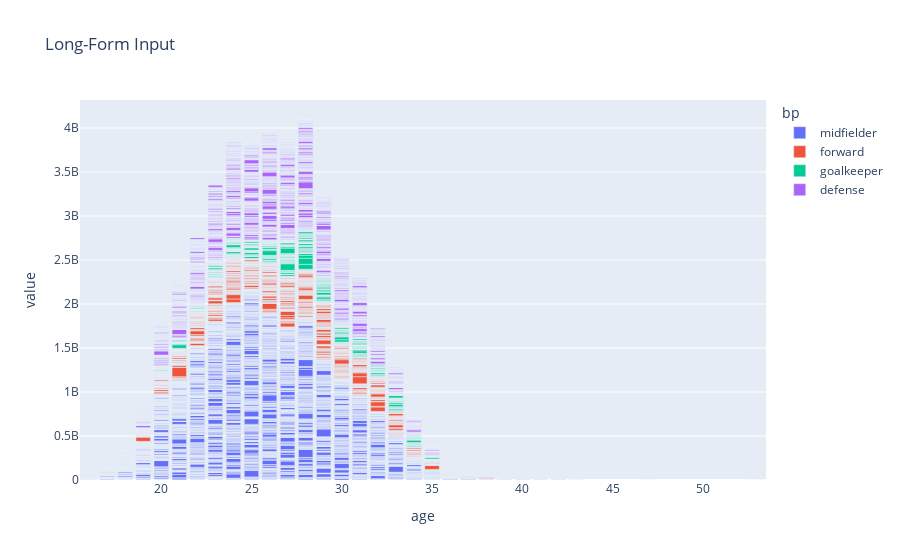

Write notebook code for a chart like this one.
### Markdown cell above
- In this case I wanted to show the average value for each age and the distribution of bp across each age. 

I haven't been able to find a way to show the average value though.

### Code cell
fig = px.bar(df, x="age", y=df["value"], color="bp", title="Long-Form Input")
fig.show()

### Figure 1 — Plotly figure (JSON) as saved in the notebook; plotly's stock layout.template omitted (floating-point values rounded to 4 significant figures; data arrays with more than 128 entries replaced by an {"elided": "..."} marker saying what was removed)
{"data": [{"alignmentgroup": "True", "hovertemplate": "bp=midfielder<br>age=%{x}<br>value=%{y}<extra></extra>", "legendgroup": "midfielder", "marker": {"color": "#636efa", "pattern": {"shape": ""}}, "name": "midfielder", "offsetgroup": "midfielder", "orientation": "v", "showlegend": true, "textposition": "auto", "type": "bar", "x": {"elided": "7050 int values"}, "xaxis": "x", "y": {"elided": "7050 int values"}, "yaxis": "y"}, {"alignmentgroup": "True", "hovertemplate": "bp=forward<br>age=%{x}<br>value=%{y}<extra></extra>", "legendgroup": "forward", "marker": {"color": "#EF553B", "pattern": {"shape": ""}}, "name": "forward", "offsetgroup": "forward", "orientation": "v", "showlegend": true, "textposition": "auto", "type": "bar", "x": {"elided": "2657 int values"}, "xaxis": "x", "y": {"elided": "2657 int values"}, "yaxis": "y"}, {"alignmentgroup": "True", "hovertemplate": "bp=goalkeeper<br>age=%{x}<br>value=%{y}<extra></extra>", "legendgroup": "goalkeeper", "marker": {"color": "#00cc96", "pattern": {"shape": ""}}, "name": "goalkeeper", "offsetgroup": "goalkeeper", "orientation": "v", "showlegend": true, "textposition": "auto", "type": "bar", "x": {"elided": "1539 int values"}, "xaxis": "x", "y": {"elided": "1539 int values"}, "yaxis": "y"}, {"alignmentgroup": "True", "hovertemplate": "bp=defense<br>age=%{x}<br>value=%{y}<extra></extra>", "legendgroup": "defense", "marker": {"color": "#ab63fa", "pattern": {"shape": ""}}, "name": "defense", "offsetgroup": "defense", "orientation": "v", "showlegend": true, "textposition": "auto", "type": "bar", "x": {"elided": "5441 int values"}, "xaxis": "x", "y": {"elided": "5441 int values"}, "yaxis": "y"}], "layout": {"barmode": "relative", "legend": {"title": {"text": "bp"}, "tracegroupgap": 0}, "title": {"text": "Long-Form Input"}, "xaxis": {"anchor": "y", "domain": [0, 1], "title": {"text": "age"}}, "yaxis": {"anchor": "x", "domain": [0, 1], "title": {"text": "value"}}}}
